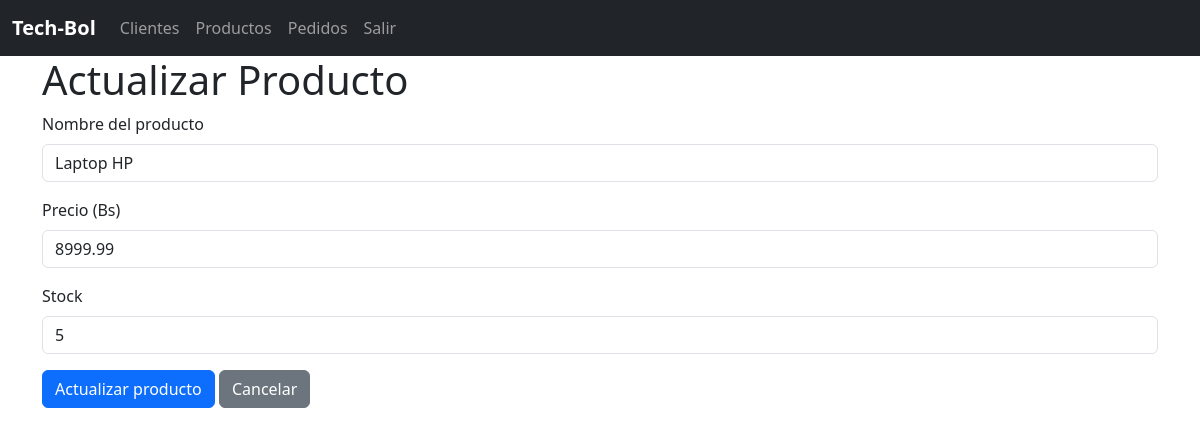
Screenshot of /productos/edit/1 with the database file from the repository.
### app/productos/models.py (models this page shows, shortened)
class Producto(db.Model):
    __tablename__ = "productos"
    id = db.Column(db.Integer, primary_key=True)
    nombre = db.Column(db.String(100), nullable=False)
    precio = db.Column(db.Float, nullable=False)
    stock = db.Column(db.Integer, nullable=False)
    pedidos = db.relationship('Pedido', backref='producto', lazy=True, cascade="all, delete-orphan")

### app/productos/routes.py (the view, shortened to what this page needs)
@bp_productos.route("/edit/<int:id>", methods=['GET', 'POST'])
def edit(id):
    producto = Producto.query.get(id)
    return render_template("productos/edit.html", producto=producto)

### app/productos/templates/productos/edit.html
{% extends 'base.html' %}
{% block content %}
<h1>Actualizar Producto</h1>
<form action="{{ url_for('bp_productos.edit', id=producto.id) }}" method="POST">
    <div class="mb-3">
        <label for="" class="form-label">Nombre del producto</label>
        <input type="text" class="form-control" value="{{ producto.nombre }}" name="nombre" required>
    </div>
    <div class="mb-3">
        <label for="" class="form-label">Precio (Bs)</label>
        <input type="number" step="0.01" class="form-control" value="{{ producto.precio }}" name="precio" required>
    </div>
    <div class="mb-3">
        <label for="" class="form-label">Stock</label>
        <input type="number" step="1" class="form-control" value="{{ producto.stock }}" name="stock" required>
    </div>
    <button type="submit" class="btn btn-primary">Actualizar producto</button>
    <a class="btn btn-secondary" href="{{ url_for('bp_productos.index') }}">Cancelar</a>
</form>
{% endblock %}

### rows the page displays
Producto: nombre "Laptop HP", precio "8999.99", stock "5"
